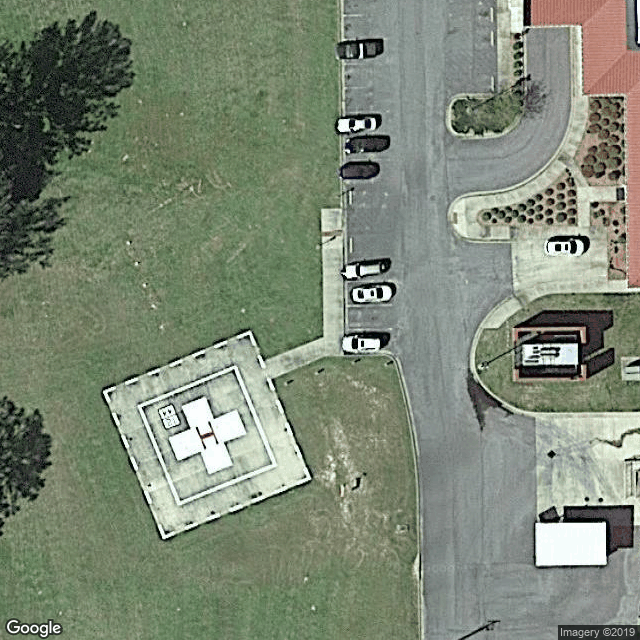
#> input picture src/augmentation/Helipad_00076.png, 640 x 640 px
$ python -i knn_training.py   (imports and definitions only)   (Python 2 division)   (older library calls are emulated)
#> lines starting #> are read from the running program, lines starting #| are printed output that depends on the picture
import cv2
import imutils
import numpy as np
from tqdm import tqdm as tqdm
from sklearn.model_selection import train_test_split
from sklearn.neighbors import KNeighborsClassifier
from sklearn.ensemble import RandomForestClassifier
import joblib


class KNNTraining:

    def __init__(self, nb_neighbors=2, nb_jobs=-1, test_size=0.25):
        self.nb_neighbors = nb_neighbors
        self.nb_jobs = nb_jobs
        self.test_size = test_size

        self.model = KNeighborsClassifier(n_neighbors=nb_neighbors, n_jobs=nb_jobs)
        # self.model = RandomForestClassifier(n_estimators=100)

    # [24 lines left out: functions convert_label_to_binary, image_to_feature_vector, dataset_to_matrix_features, not called in this run]

    @staticmethod
    def extract_color_histogram(image, bins=(8, 8, 8)):
        # extract a 3D color histogram from the HSV color space using
        # the supplied number of `bins` per channel
        hsv = cv2.cvtColor(image, cv2.COLOR_BGR2HSV)
        hist = cv2.calcHist([hsv], [0, 1, 2], None, bins,
                            [0, 180, 0, 256, 0, 256])
        # handle normalizing the histogram if we are using OpenCV 2.4.X
        if imutils.is_cv2():
            hist = cv2.normalize(hist)
        # otherwise, perform "in place" normalization in OpenCV 3 (I
        # personally hate the way this is done
        else:
            cv2.normalize(hist, hist)
        # return the flattened histogram as the feature vector
        return hist.flatten()

    # [36 lines left out: functions dataset_to_matrix_histogram, min_shape, fit, not called in this run]

    def score(self):
        acc = self.model.score(self.testFeat, self.testLabels)
        print("[INFO] histogram accuracy: {:.2f}%".format(acc * 100))

    def save(self, model_number, dataset):
        _ = joblib.dump(self.model, "knn_{}_{}_{}_{}.pkl".format(self.mode, self.nb_neighbors, model_number, dataset), compress=9)
        # _ = joblib.dump(self.model, "random_forest_e100.pkl".format(self.mode, self.nb_neighbors), compress=9)

>>> import cv2
>>> picture = cv2.imread('../augmentation/Helipad_00076.png', cv2.IMREAD_GRAYSCALE)
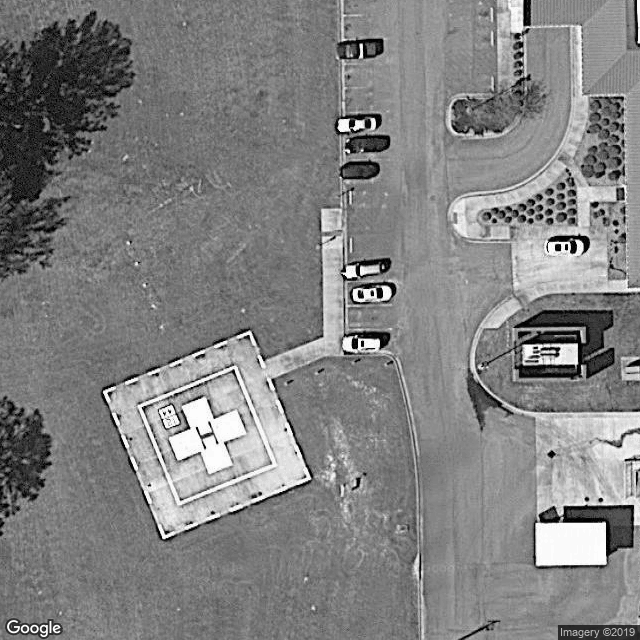
#> picture: shape (640, 640); min 1, max 253, mean 129.4
>>> result = KNNTraining().extract_color_histogram(picture)
#> (the run stopped early here; a loop or call above may not have finished)
